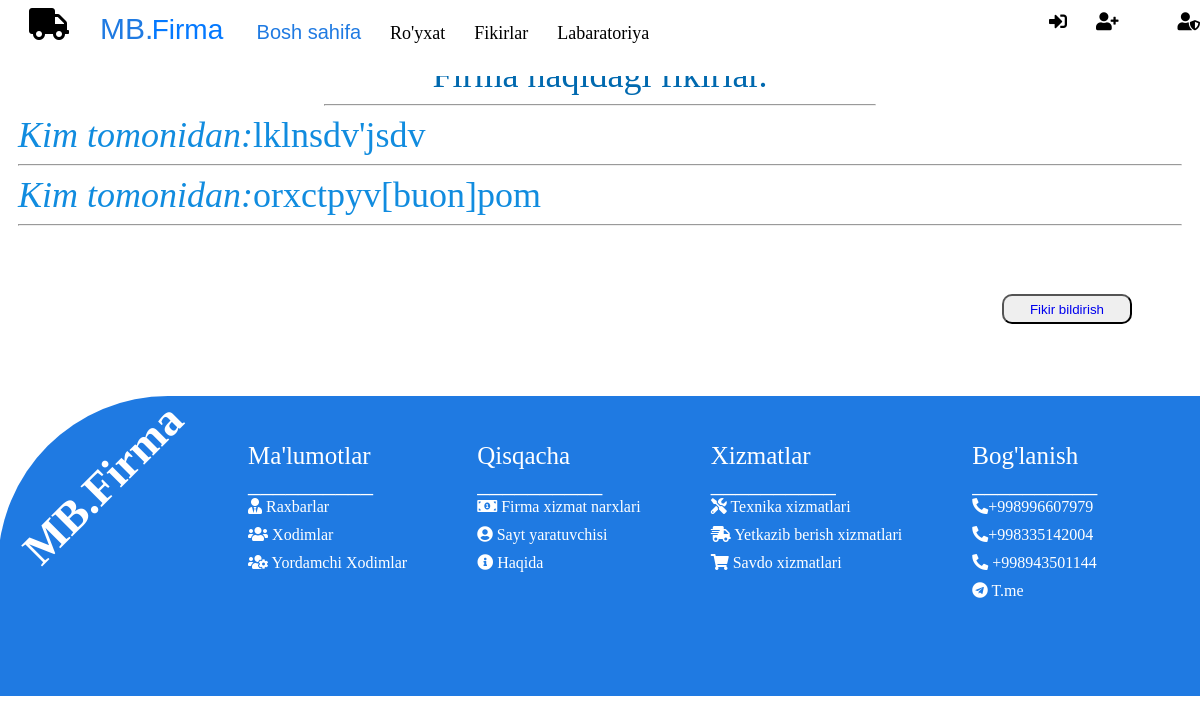
/fikirlar/, run on an earlier commit of the app's database.
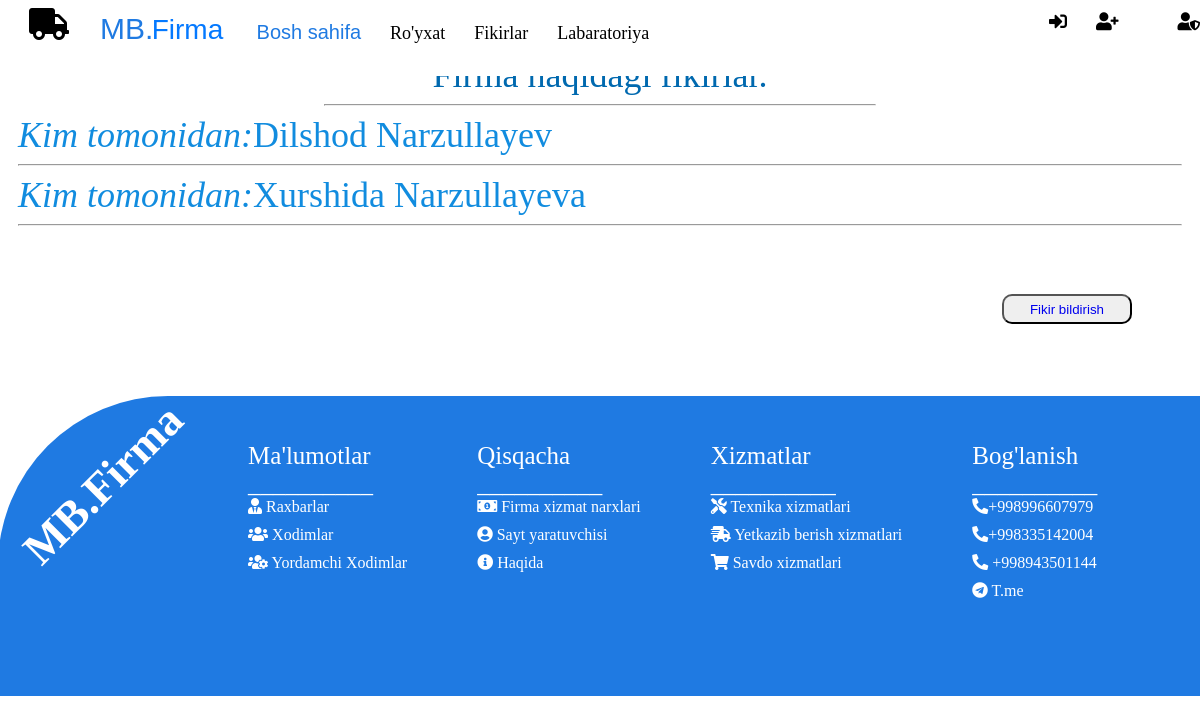
And on a later commit of the database.
### driver/models.py (models this page shows, shortened)
class Fikr(models.Model):
    kim_tomonidan = models.CharField(max_length=50)
    discription = models.TextField()

### driver/views.py (the view)
# urls.py: path('fikirlar/', FikirView.as_view(), name="Fikirlar"),
class FikirView(ListView):
    template_name = "Fikirlar/fikirlar.html"
    queryset = models.Fikr.objects.all()
    context_object_name = 'fikirs'

### templates/Fikirlar/fikirlar.html
{% extends 'base.html' %} {% block content %}
</head>
<div class="mijoz-1">Firma haqidagi fikirlar.</div>
<hr class="hr12">
<body>
    {%for fikir in fikirs %}
    <div class='mijoz-12'>
        <a href=" {{ fikir.pk }} ">
            <em>Kim tomonidan:</em>{{ fikir.kim_tomonidan }} </a>
    </div>
    <hr>
    {%endfor%}
    <br><br><br><br><br>
    <button class="det-btn1" style="margin-top: -30px; float: right;"><a href="{% url 'driver:Fikir-yaratish' %}">Fikir bildirish</a></button>
<br><br><br><br>
</body>
{% endblock content %}

What changed in the data, as far as the page shows it:
removed Fikr: kim_tomonidan "lklnsdv'jsdv"
removed Fikr: kim_tomonidan "orxctpyv[buon]pom"
added Fikr: kim_tomonidan "Dilshod Narzullayev"
added Fikr: kim_tomonidan "Xurshida Narzullayeva"
